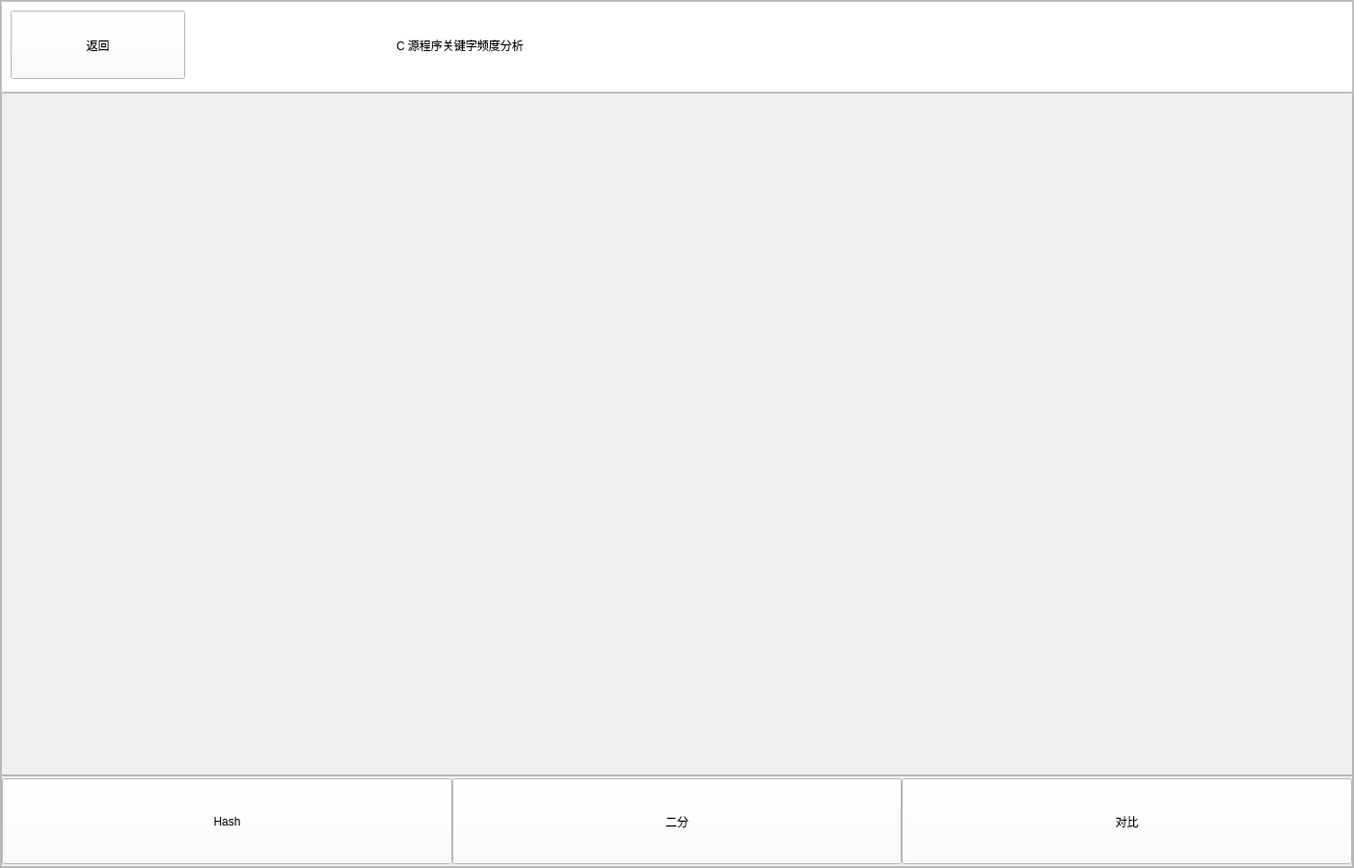
<?xml version="1.0" encoding="UTF-8"?>
<ui version="4.0">
 <class>MainWeight</class>
 <widget class="QWidget" name="MainWeight">
  <property name="geometry">
   <rect>
    <x>0</x>
    <y>0</y>
    <width>1404</width>
    <height>900</height>
   </rect>
  </property>
  <property name="windowTitle">
   <string>Form</string>
  </property>
  <layout class="QHBoxLayout" name="horizontalLayout" stretch="0">
   <property name="spacing">
    <number>0</number>
   </property>
   <property name="leftMargin">
    <number>0</number>
   </property>
   <property name="topMargin">
    <number>0</number>
   </property>
   <property name="rightMargin">
    <number>0</number>
   </property>
   <property name="bottomMargin">
    <number>0</number>
   </property>
   <item>
    <widget class="QFrame" name="frame">
     <property name="frameShape">
      <enum>QFrame::StyledPanel</enum>
     </property>
     <property name="frameShadow">
      <enum>QFrame::Raised</enum>
     </property>
     <layout class="QVBoxLayout" name="verticalLayout" stretch="2,15,2">
      <property name="spacing">
       <number>0</number>
      </property>
      <property name="leftMargin">
       <number>0</number>
      </property>
      <property name="topMargin">
       <number>0</number>
      </property>
      <property name="rightMargin">
       <number>0</number>
      </property>
      <property name="bottomMargin">
       <number>0</number>
      </property>
      <item>
       <widget class="QFrame" name="frame_top">
        <property name="styleSheet">
         <string notr="true">background-color: rgb(255, 255, 255);</string>
        </property>
        <property name="frameShape">
         <enum>QFrame::StyledPanel</enum>
        </property>
        <property name="frameShadow">
         <enum>QFrame::Raised</enum>
        </property>
        <widget class="QLabel" name="label">
         <property name="geometry">
          <rect>
           <x>410</x>
           <y>10</y>
           <width>611</width>
           <height>71</height>
          </rect>
         </property>
         <property name="styleSheet">
          <string notr="true">font: 26pt &quot;Comic Sans MS&quot;;
color: rgb(0, 0, 0);</string>
         </property>
         <property name="text">
          <string>C 源程序关键字频度分析</string>
         </property>
        </widget>
        <widget class="QPushButton" name="btn_back">
         <property name="geometry">
          <rect>
           <x>10</x>
           <y>10</y>
           <width>181</width>
           <height>71</height>
          </rect>
         </property>
         <property name="styleSheet">
          <string notr="true">font: 24pt &quot;Comic Sans MS&quot;;
color: rgb(0, 0, 0);
background-color: rgb(255, 255, 255);</string>
         </property>
         <property name="text">
          <string>返回</string>
         </property>
        </widget>
       </widget>
      </item>
      <item>
       <widget class="QFrame" name="frame_mid">
        <property name="frameShape">
         <enum>QFrame::StyledPanel</enum>
        </property>
        <property name="frameShadow">
         <enum>QFrame::Raised</enum>
        </property>
        <layout class="QHBoxLayout" name="horizontalLayout_3">
         <property name="spacing">
          <number>0</number>
         </property>
         <property name="leftMargin">
          <number>0</number>
         </property>
         <property name="topMargin">
          <number>0</number>
         </property>
         <property name="rightMargin">
          <number>0</number>
         </property>
         <property name="bottomMargin">
          <number>0</number>
         </property>
         <item>
          <widget class="QStackedWidget" name="stackedWidget">
           <property name="minimumSize">
            <size>
             <width>1400</width>
             <height>0</height>
            </size>
           </property>
           <widget class="QWidget" name="page"/>
           <widget class="QWidget" name="page_2"/>
          </widget>
         </item>
        </layout>
       </widget>
      </item>
      <item>
       <widget class="QFrame" name="frame_down">
        <property name="frameShape">
         <enum>QFrame::StyledPanel</enum>
        </property>
        <property name="frameShadow">
         <enum>QFrame::Raised</enum>
        </property>
        <layout class="QHBoxLayout" name="horizontalLayout_2">
         <property name="spacing">
          <number>0</number>
         </property>
         <property name="leftMargin">
          <number>0</number>
         </property>
         <property name="topMargin">
          <number>0</number>
         </property>
         <property name="rightMargin">
          <number>0</number>
         </property>
         <property name="bottomMargin">
          <number>0</number>
         </property>
         <item>
          <widget class="QPushButton" name="btn_hash">
           <property name="minimumSize">
            <size>
             <width>0</width>
             <height>89</height>
            </size>
           </property>
           <property name="styleSheet">
            <string notr="true">font: 24pt &quot;Comic Sans MS&quot;;
color: rgb(0, 0, 0);
background-color: rgb(255, 255, 255);</string>
           </property>
           <property name="text">
            <string>Hash</string>
           </property>
          </widget>
         </item>
         <item>
          <widget class="QPushButton" name="btn_bi">
           <property name="minimumSize">
            <size>
             <width>0</width>
             <height>89</height>
            </size>
           </property>
           <property name="styleSheet">
            <string notr="true">font: 24pt &quot;Comic Sans MS&quot;;
color: rgb(0, 0, 0);
background-color: rgb(255, 255, 255);</string>
           </property>
           <property name="text">
            <string>二分</string>
           </property>
          </widget>
         </item>
         <item>
          <widget class="QPushButton" name="btn_cmp">
           <property name="minimumSize">
            <size>
             <width>0</width>
             <height>89</height>
            </size>
           </property>
           <property name="styleSheet">
            <string notr="true">font: 24pt &quot;Comic Sans MS&quot;;
color: rgb(0, 0, 0);
background-color: rgb(255, 255, 255);</string>
           </property>
           <property name="text">
            <string>对比</string>
           </property>
          </widget>
         </item>
        </layout>
       </widget>
      </item>
     </layout>
    </widget>
   </item>
  </layout>
 </widget>
 <resources/>
 <connections/>
</ui>
